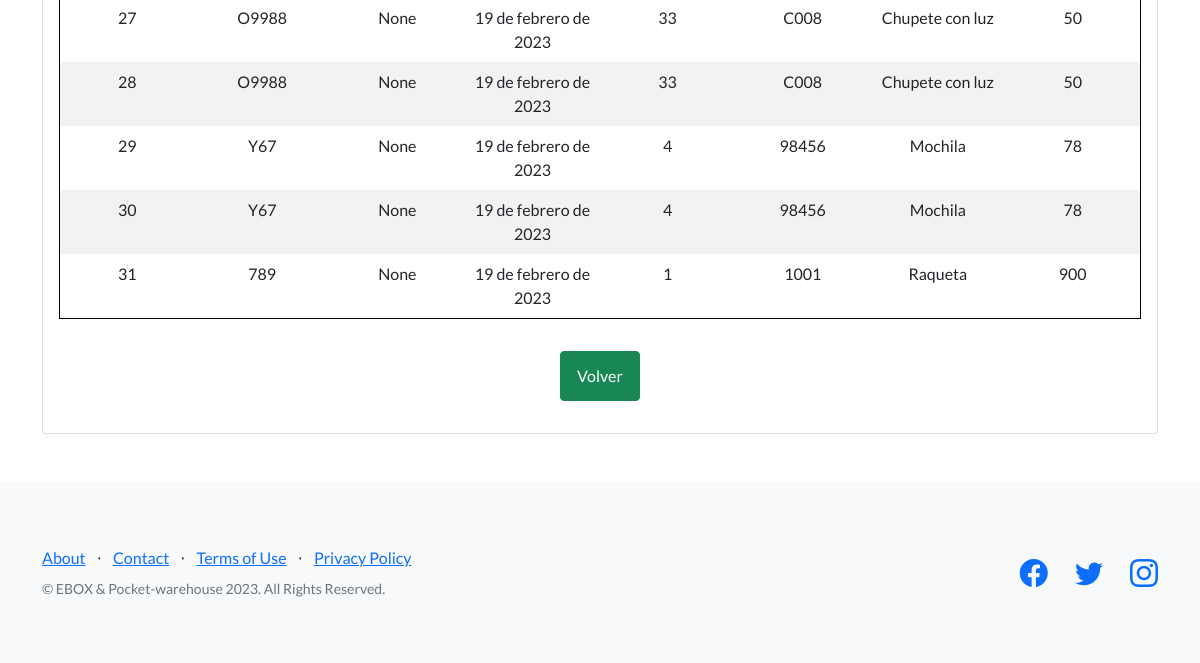
Page /eboxApp/recepcion/wRecepcion_full/ (lower part) on the earlier database version.
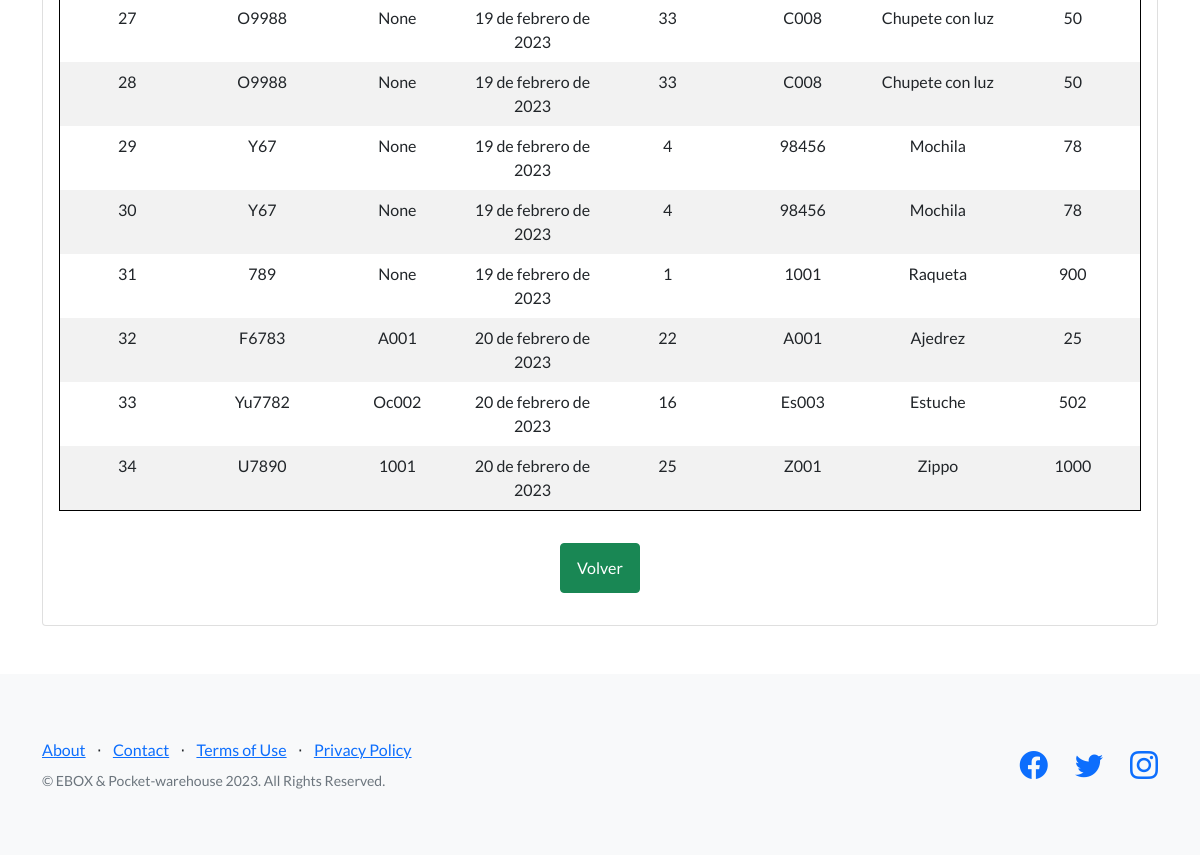
Same page on the later database version.
### eboxApp/models.py (models this page shows, shortened)
class Recepcion(models.Model):
    num_contenedor = models.CharField(max_length=100)
    orden_compra = models.CharField(max_length=100, null = True)
    sku_in = models.ForeignKey(Maestra, on_delete=models.CASCADE)
    unidades_in = models.IntegerField()
    fecha_recepcion = models.DateField(null=True)

class Maestra(models.Model):
    nombre_producto = models.CharField(max_length=300)
    numero_sku = models.CharField(max_length=300)
    categoria = models.CharField(max_length=300)

### eboxApp/views.py (the view)
# urls.py: path('recepcion/wRecepcion_full/', views.buscarRecepcion, name = 'buscarTodoRecepcion'),
def buscarRecepcion(request):
    if request.method == 'GET': # si existe una solicitud, get
        recepciones = Recepcion.objects.all()
        return render(request, 'eboxApp/wRecepcion_full.html', {'recepciones':recepciones })

### eboxApp/templates/eboxApp/wRecepcion_full.html (shortened to what this page needs)
{% extends "eboxApp/base.html" %}
{% load static %}
{% block contenido_que_cambia %}
<div class="container text-center">
    <div class="card mt-4">
        <div class="card-body">
            {% if recepciones %}
                <div class="table-responsive">
                    <table class="table table-hover">
                        <tbody>
                            {% for recepcion in recepciones %}
                                <tr>
                                    <td>{{recepcion.pk}}</td>
                                    <td>{{recepcion.num_contenedor}}</td>
                                    <td>{{recepcion.orden_compra}}</td>
                                    <td>{{recepcion.fecha_recepcion}}</td>
                                    <td>{{recepcion.sku_in.id}}</td>
                                    <td>{{recepcion.sku_in.numero_sku}}</td>
                                    <td>{{recepcion.sku_in.nombre_producto}}</td>
                                    <td>{{recepcion.unidades_in}}</td>
                                </tr>
                            {% endfor %}
                        </tbody>
                    </table>
                </div>
                <a class="btn btn-success my-3" href="{% url 'eboxApp:Recepcion' %}">Volver</a>
            {% else %}
                <div class="my-5">
                    <h3>No hay datos</h3>
                </div>
                <a class="btn btn-warning my-3" href="{% url 'eboxApp:Recepcion' %}">Volver</a>
            {% endif %}
        </div>
    </div>
</div>
{% endblock %}

Differences in the rows shown:
added Recepcion: pk "32", num_contenedor "F6783", orden_compra "A001", fecha_recepcion "20 de febrero de 2023", sku_in.id "22", sku_in.numero_sku "A001", sku_in.nombre_producto "Ajedrez", unidades_in "25"
added Recepcion: pk "33", num_contenedor "Yu7782", orden_compra "Oc002", fecha_recepcion "20 de febrero de 2023", sku_in.id "16", sku_in.numero_sku "Es003", sku_in.nombre_producto "Estuche", unidades_in "502"
added Recepcion: pk "34", num_contenedor "U7890", orden_compra "1001", fecha_recepcion "20 de febrero de 2023", sku_in.id "25", sku_in.numero_sku "Z001", sku_in.nombre_producto "Zippo", unidades_in "1000"
